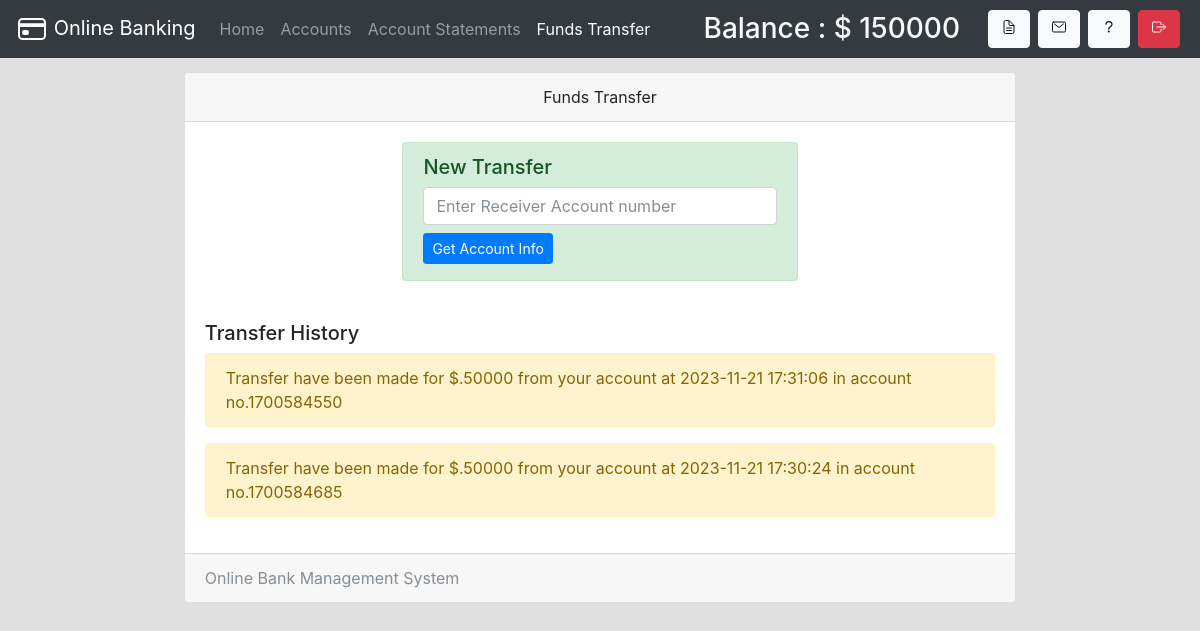
Page /transfer.php (signed in) on the committed database.
### tables this page shows
CREATE TABLE `useraccounts` (
  `id` int(11) NOT NULL,
  `is_first_login` tinyint(1) NOT NULL DEFAULT 1,
  `email` text NOT NULL,
  `password` text NOT NULL,
  `name` varchar(111) NOT NULL,
  `balance` varchar(111) NOT NULL,
  `nic` varchar(111) NOT NULL,
  `number` varchar(111) NOT NULL,
  `city` varchar(111) NOT NULL,
  `address` varchar(111) NOT NULL,
  `source` varchar(111) NOT NULL,
  `accountNo` varchar(111) NOT NULL,
  `branch` varchar(111) NOT NULL,
  `accountType` varchar(111) NOT NULL,
  `date` timestamp NOT NULL DEFAULT current_timestamp()
);

CREATE TABLE `transaction` (
  `transactionId` int(11) NOT NULL,
  `action` varchar(111) NOT NULL,
  `credit` varchar(111) NOT NULL,
  `debit` varchar(111) NOT NULL,
  `other` varchar(111) NOT NULL,
  `userId` int(11) NOT NULL,
  `date` timestamp NOT NULL DEFAULT current_timestamp()
);

### assets/db.php (called while the page is built, shortened)
<?php
    $con = new mysqli('localhost', 'root', '', 'mybank');
if(isset($_SESSION['userId'])){
    $ar = $con->query("select * from useraccounts,branch where id = '$_SESSION[userId]' AND useraccounts.branch = branch.branchId");
    $userData = $ar->fetch_assoc();
}
?>

### transfer.php (the view, shortened to what this page needs)
<!DOCTYPE html>
<html>
<head>
  <?php require 'assets/autoloader.php'; ?>
  <?php require 'assets/db.php'; ?>
  <?php require 'assets/function.php'; ?>
</head>
<body style="background:#e0e0e0;background-size: 100%">
<nav class="navbar navbar-expand-lg navbar-dark bg-dark fixed-top">
    <a class="navbar-brand" href="#">
        <ion-icon name="card-outline" class="d-inline-block align-top" size="large"></ion-icon>
        Online Banking
    </a>
  <div class="collapse navbar-collapse" id="navbarSupportedContent">
    <ul class="navbar-nav mr-auto">
      <li class="nav-item ">
        <a class="nav-link " href="index.php">Home <span class="sr-only">(current)</span></a>
      </li>
      <li class="nav-item ">  <a class="nav-link" href="accounts.php">Accounts</a></li>
      <li class="nav-item ">  <a class="nav-link" href="statements.php">Account Statements</a></li>
      <li class="nav-item active">  <a class="nav-link" href="transfer.php">Funds Transfer</a></li>
    </ul>
    <?php include 'sideButton.php'; ?>
  </div>
</nav><br><br><br>
<div class="container">
  <div class="card  w-75 mx-auto">
  <div class="card-header text-center">
    Funds Transfer
  </div>
  <div class="card-body">
      <form method="POST">
          <div class="alert alert-success w-50 mx-auto">
            <h5>New Transfer</h5>
            <input type="text" name="otherNo" class="form-control " placeholder="Enter Receiver Account number" required>
            <button type="submit" name="get" class="btn btn-primary btn-bloc btn-sm my-1 mt-2">Get Account Info</button>
          </div>
      </form>
    <br>
    <h5>Transfer History</h5>
    <?php
      $array = $con->query("select * from transaction where userId = '$userData[id]' AND action = 'transfer' order by date desc");
      if ($array ->num_rows > 0)
      {
         while ($row = $array->fetch_assoc())
         {
            if ($row['action'] == 'transfer')
            {
              echo "<div class='alert alert-warning'>Transfer have been made for  $.$row[debit] from your account at $row[date] in  account no.$row[other]</div>";
            }
         }
      }
      else
        echo "<div class='alert alert-info'>You have made no transfer yet.</div>";
    ?>
  </div>
  <div class="card-footer text-muted">
      <?php echo bankName ?>
  </div>
</div>
</div>
</body>
</html>

### sideButton.php
<form class="form-inline my-2 my-lg-0">
    <h3 class="text-light mb-0 mx-4">Balance : $ <?php echo $userData['balance']; ?></h3>
        <a href="accounts.php" data-toggle="tooltip" title="Account Summary" class="btn btn-light mx-1" ><ion-icon name="document-text-outline"></ion-icon></a>
        <a href="notice.php" data-toggle="tooltip" title="View Notice" class="btn btn-light mx-1" ><ion-icon name="mail-outline"></ion-icon></a>
        <a href="feedback.php" data-toggle="tooltip" title="Help?" class="btn btn-light mx-1" ><ion-icon name="help-outline"></ion-icon></ion-icon></a>
        <a href="logout.php" data-toggle="tooltip" title="Logout" class="btn btn-danger mx-1" ><ion-icon name="exit-outline"></ion-icon></a>
</form>

### rows in the picture
useraccounts: balance "150000"
transaction: debit "50000", date "2023-11-21 17:31:06", other "1700584550"
transaction: debit "50000", date "2023-11-21 17:30:24", other "1700584685"

### other values in the picture
bankName "Online Bank Management System"
